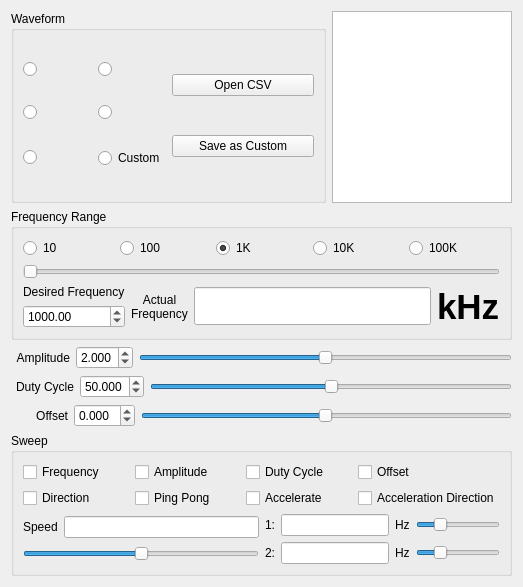
       <widget class="QWidget" name="awgTab">
        <attribute name="title">
         <string>Waveform Generator</string>
        </attribute>
        <layout class="QVBoxLayout" name="verticalLayout_71">
         <item>
          <layout class="QHBoxLayout" name="horizontalLayout_58">
           <property name="spacing">
            <number>6</number>
           </property>
           <item>
            <widget class="QGroupBox" name="groupBox_6">
             <property name="sizePolicy">
              <sizepolicy hsizetype="Fixed" vsizetype="Preferred">
               <horstretch>0</horstretch>
               <verstretch>0</verstretch>
              </sizepolicy>
             </property>
             <property name="minimumSize">
              <size>
               <width>315</width>
               <height>0</height>
              </size>
             </property>
             <property name="title">
              <string>Waveform</string>
             </property>
             <layout class="QHBoxLayout" name="horizontalLayout_44">
              <item>
               <layout class="QVBoxLayout" name="verticalLayout_58">
                <item>
                 <layout class="QHBoxLayout" name="horizontalLayout_41">
                  <item>
                   <widget class="QRadioButton" name="radioButtonSine">
                    <property name="text">
                     <string/>
                    </property>
                    <property name="icon">
                     <iconset resource="xprotolabinterface.qrc">
                      <normaloff>:/Bitmaps/Bitmaps/sine.png</normaloff>:/Bitmaps/Bitmaps/sine.png</iconset>
                    </property>
                    <property name="iconSize">
                     <size>
                      <width>32</width>
                      <height>26</height>
                     </size>
                    </property>
                   </widget>
                  </item>
                  <item>
                   <widget class="QRadioButton" name="radioButtonTriangle">
                    <property name="text">
                     <string/>
                    </property>
                    <property name="icon">
                     <iconset resource="xprotolabinterface.qrc">
                      <normaloff>:/Bitmaps/Bitmaps/triangle.png</normaloff>:/Bitmaps/Bitmaps/triangle.png</iconset>
                    </property>
                    <property name="iconSize">
                     <size>
                      <width>32</width>
                      <height>26</height>
                     </size>
                    </property>
                   </widget>
                  </item>
                 </layout>
                </item>
                <item>
                 <layout class="QHBoxLayout" name="horizontalLayout_42">
                  <item>
                   <widget class="QRadioButton" name="radioButtonSquare">
                    <property name="text">
                     <string/>
                    </property>
                    <property name="icon">
                     <iconset resource="xprotolabinterface.qrc">
                      <normaloff>:/Bitmaps/Bitmaps/square.png</normaloff>:/Bitmaps/Bitmaps/square.png</iconset>
                    </property>
                    <property name="iconSize">
                     <size>
                      <width>32</width>
                      <height>26</height>
                     </size>
                    </property>
                   </widget>
                  </item>
                  <item>
                   <widget class="QRadioButton" name="radioButtonExpo">
                    <property name="text">
                     <string/>
                    </property>
                    <property name="icon">
                     <iconset resource="xprotolabinterface.qrc">
                      <normaloff>:/Bitmaps/Bitmaps/expo.png</normaloff>:/Bitmaps/Bitmaps/expo.png</iconset>
                    </property>
                    <property name="iconSize">
                     <size>
                      <width>32</width>
                      <height>26</height>
                     </size>
                    </property>
                   </widget>
                  </item>
                 </layout>
                </item>
                <item>
                 <layout class="QHBoxLayout" name="horizontalLayout_43">
                  <item>
                   <widget class="QRadioButton" name="radioButtonNoise">
                    <property name="text">
                     <string/>
                    </property>
                    <property name="icon">
                     <iconset resource="xprotolabinterface.qrc">
                      <normaloff>:/Bitmaps/Bitmaps/noise.png</normaloff>:/Bitmaps/Bitmaps/noise.png</iconset>
                    </property>
                    <property name="iconSize">
                     <size>
                      <width>32</width>
                      <height>26</height>
                     </size>
                    </property>
                   </widget>
                  </item>
                  <item>
                   <widget class="QRadioButton" name="radioButtonCustom">
                    <property name="text">
                     <string>Custom</string>
                    </property>
                    <property name="iconSize">
                     <size>
                      <width>32</width>
                      <height>26</height>
                     </size>
                    </property>
                   </widget>
                  </item>
                 </layout>
                </item>
               </layout>
              </item>
              <item>
               <layout class="QVBoxLayout" name="verticalLayout_59">
                <item>
                 <spacer name="verticalSpacer">
                  <property name="orientation">
                   <enum>Qt::Orientation::Vertical</enum>
                  </property>
                  <property name="sizeHint" stdset="0">
                   <size>
                    <width>20</width>
                    <height>18</height>
                   </size>
                  </property>
                 </spacer>
                </item>
                <item>
                 <widget class="QPushButton" name="openCSVButton">
                  <property name="toolTip">
                   <string>Data must be integer, in the range of [-127,127]. The buffer size is 256.</string>
                  </property>
                  <property name="text">
                   <string>Open CSV</string>
                  </property>
                 </widget>
                </item>
                <item>
                 <spacer name="verticalSpacer_2">
                  <property name="orientation">
                   <enum>Qt::Orientation::Vertical</enum>
                  </property>
                  <property name="sizeHint" stdset="0">
                   <size>
                    <width>20</width>
                    <height>18</height>
                   </size>
                  </property>
                 </spacer>
                </item>
                <item>
                 <widget class="QPushButton" name="saveAWGButton">
                  <property name="sizePolicy">
                   <sizepolicy hsizetype="Minimum" vsizetype="Fixed">
                    <horstretch>0</horstretch>
                    <verstretch>0</verstretch>
                   </sizepolicy>
                  </property>
                  <property name="toolTip">
                   <string>Data will be sent to the device and saved to the EEPROM.</string>
                  </property>
                  <property name="text">
                   <string>Save as Custom</string>
                  </property>
                 </widget>
                </item>
                <item>
                 <spacer name="verticalSpacer_3">
                  <property name="orientation">
                   <enum>Qt::Orientation::Vertical</enum>
                  </property>
                  <property name="sizeHint" stdset="0">
                   <size>
                    <width>20</width>
                    <height>18</height>
                   </size>
                  </property>
                 </spacer>
                </item>
               </layout>
              </item>
             </layout>
            </widget>
           </item>
           <item>
            <widget class="QTextEdit" name="textEditCSV">
             <property name="sizePolicy">
              <sizepolicy hsizetype="Expanding" vsizetype="Expanding">
               <horstretch>0</horstretch>
               <verstretch>0</verstretch>
              </sizepolicy>
             </property>
             <property name="maximumSize">
              <size>
               <width>180</width>
               <height>16777215</height>
              </size>
             </property>
             <property name="tabStopWidth" stdset="0">
              <number>80</number>
             </property>
            </widget>
           </item>
          </layout>
         </item>
         <item>
          <widget class="QGroupBox" name="groupBox_7">
           <property name="title">
            <string>Frequency Range</string>
           </property>
           <layout class="QVBoxLayout" name="verticalLayout_3">
            <item>
             <layout class="QHBoxLayout" name="horizontalLayout_45">
              <item>
               <widget class="QRadioButton" name="radioButton10">
                <property name="text">
                 <string>10</string>
                </property>
               </widget>
              </item>
              <item>
               <widget class="QRadioButton" name="radioButton100">
                <property name="text">
                 <string>100</string>
                </property>
                <property name="checked">
                 <bool>false</bool>
                </property>
               </widget>
              </item>
              <item>
               <widget class="QRadioButton" name="radioButton1K">
                <property name="text">
                 <string>1K</string>
                </property>
                <property name="checked">
                 <bool>true</bool>
                </property>
               </widget>
              </item>
              <item>
               <widget class="QRadioButton" name="radioButton10K">
                <property name="text">
                 <string>10K</string>
                </property>
               </widget>
              </item>
              <item>
               <widget class="QRadioButton" name="radioButton100K">
                <property name="text">
                 <string>100K</string>
                </property>
               </widget>
              </item>
             </layout>
            </item>
            <item>
             <widget class="QSlider" name="frequencySlider">
              <property name="minimum">
               <number>10</number>
              </property>
              <property name="maximum">
               <number>100</number>
              </property>
              <property name="singleStep">
               <number>10</number>
              </property>
              <property name="orientation">
               <enum>Qt::Orientation::Horizontal</enum>
              </property>
              <property name="tickPosition">
               <enum>QSlider::TickPosition::NoTicks</enum>
              </property>
              <property name="tickInterval">
               <number>10</number>
              </property>
             </widget>
            </item>
            <item>
             <layout class="QHBoxLayout" name="horizontalLayout_50">
              <item>
               <layout class="QVBoxLayout" name="verticalLayout_62">
                <item>
                 <widget class="QLabel" name="label_41">
                  <property name="text">
                   <string>Desired Frequency</string>
                  </property>
                  <property name="scaledContents">
                   <bool>true</bool>
                  </property>
                  <property name="wordWrap">
                   <bool>true</bool>
                  </property>
                 </widget>
                </item>
                <item>
                 <widget class="QDoubleSpinBox" name="doubleSpinBoxDesiredFreq">
                  <property name="minimum">
                   <double>1.000000000000000</double>
                  </property>
                  <property name="maximum">
                   <double>200000.000000000000000</double>
                  </property>
                  <property name="value">
                   <double>1000.000000000000000</double>
                  </property>
                 </widget>
                </item>
               </layout>
              </item>
              <item>
               <layout class="QHBoxLayout" name="horizontalLayout_49">
                <item>
                 <widget class="QLabel" name="label_40">
                  <property name="text">
                   <string>Actual
Frequency</string>
                  </property>
                  <property name="scaledContents">
                   <bool>true</bool>
                  </property>
                  <property name="alignment">
                   <set>Qt::AlignmentFlag::AlignCenter</set>
                  </property>
                  <property name="wordWrap">
                   <bool>true</bool>
                  </property>
                 </widget>
                </item>
                <item>
                 <widget class="QLineEdit" name="actualFreqText">
                  <property name="minimumSize">
                   <size>
                    <width>0</width>
                    <height>38</height>
                   </size>
                  </property>
                  <property name="font">
                   <font>
                    <pointsize>13</pointsize>
                    <bold>true</bold>
                   </font>
                  </property>
                  <property name="readOnly">
                   <bool>true</bool>
                  </property>
                 </widget>
                </item>
                <item>
                 <widget class="QLabel" name="labelHertz">
                  <property name="font">
                   <font>
                    <pointsize>26</pointsize>
                    <bold>true</bold>
                   </font>
                  </property>
                  <property name="text">
                   <string>kHz</string>
                  </property>
                 </widget>
                </item>
               </layout>
              </item>
             </layout>
            </item>
           </layout>
          </widget>
         </item>
         <item>
          <layout class="QVBoxLayout" name="verticalLayout_61">
           <property name="spacing">
            <number>6</number>
           </property>
           <property name="leftMargin">
            <number>5</number>
           </property>
           <property name="rightMargin">
            <number>0</number>
           </property>
           <item>
            <layout class="QHBoxLayout" name="horizontalLayout_46">
             <item>
              <widget class="QLabel" name="label_42">
               <property name="minimumSize">
                <size>
                 <width>52</width>
                 <height>0</height>
                </size>
               </property>
               <property name="text">
                <string>Amplitude</string>
               </property>
               <property name="scaledContents">
                <bool>true</bool>
               </property>
               <property name="alignment">
                <set>Qt::AlignmentFlag::AlignRight|Qt::AlignmentFlag::AlignTrailing|Qt::AlignmentFlag::AlignVCenter</set>
               </property>
               <property name="wordWrap">
                <bool>true</bool>
               </property>
              </widget>
             </item>
             <item>
              <widget class="QDoubleSpinBox" name="doubleSpinBoxAmp">
               <property name="minimumSize">
                <size>
                 <width>55</width>
                 <height>0</height>
                </size>
               </property>
               <property name="decimals">
                <number>3</number>
               </property>
               <property name="maximum">
                <double>4.000000000000000</double>
               </property>
               <property name="singleStep">
                <double>0.030000000000000</double>
               </property>
               <property name="value">
                <double>2.000000000000000</double>
               </property>
              </widget>
             </item>
             <item>
              <widget class="QSlider" name="amplitudeSlider">
               <property name="maximum">
                <number>128</number>
               </property>
               <property name="singleStep">
                <number>16</number>
               </property>
               <property name="pageStep">
                <number>16</number>
               </property>
               <property name="value">
                <number>64</number>
               </property>
               <property name="orientation">
                <enum>Qt::Orientation::Horizontal</enum>
               </property>
               <property name="tickPosition">
                <enum>QSlider::TickPosition::NoTicks</enum>
               </property>
               <property name="tickInterval">
                <number>16</number>
               </property>
              </widget>
             </item>
            </layout>
           </item>
           <item>
            <layout class="QHBoxLayout" name="horizontalLayout_47">
             <item>
              <widget class="QLabel" name="label_43">
               <property name="text">
                <string>Duty Cycle</string>
               </property>
               <property name="scaledContents">
                <bool>true</bool>
               </property>
               <property name="alignment">
                <set>Qt::AlignmentFlag::AlignRight|Qt::AlignmentFlag::AlignTrailing|Qt::AlignmentFlag::AlignVCenter</set>
               </property>
              </widget>
             </item>
             <item>
              <widget class="QDoubleSpinBox" name="doubleSpinBoxDuty">
               <property name="decimals">
                <number>3</number>
               </property>
               <property name="maximum">
                <double>99.900000000000006</double>
               </property>
               <property name="singleStep">
                <double>0.400000000000000</double>
               </property>
               <property name="value">
                <double>50.000000000000000</double>
               </property>
              </widget>
             </item>
             <item>
              <widget class="QSlider" name="dutyCycleSlider">
               <property name="minimum">
                <number>1</number>
               </property>
               <property name="maximum">
                <number>255</number>
               </property>
               <property name="singleStep">
                <number>32</number>
               </property>
               <property name="pageStep">
                <number>32</number>
               </property>
               <property name="value">
                <number>128</number>
               </property>
               <property name="orientation">
                <enum>Qt::Orientation::Horizontal</enum>
               </property>
               <property name="tickInterval">
                <number>32</number>
               </property>
              </widget>
             </item>
            </layout>
           </item>
           <item>
            <layout class="QHBoxLayout" name="horizontalLayout_48">
             <item>
              <widget class="QLabel" name="label_44">
               <property name="minimumSize">
                <size>
                 <width>52</width>
                 <height>0</height>
                </size>
               </property>
               <property name="maximumSize">
                <size>
                 <width>16777215</width>
                 <height>16777215</height>
                </size>
               </property>
               <property name="text">
                <string>Offset</string>
               </property>
               <property name="scaledContents">
                <bool>true</bool>
               </property>
               <property name="alignment">
                <set>Qt::AlignmentFlag::AlignRight|Qt::AlignmentFlag::AlignTrailing|Qt::AlignmentFlag::AlignVCenter</set>
               </property>
              </widget>
             </item>
             <item>
              <widget class="QDoubleSpinBox" name="doubleSpinBoxOffset">
               <property name="minimumSize">
                <size>
                 <width>55</width>
                 <height>0</height>
                </size>
               </property>
               <property name="decimals">
                <number>3</number>
               </property>
               <property name="minimum">
                <double>-2.000000000000000</double>
               </property>
               <property name="maximum">
                <double>2.000000000000000</double>
               </property>
               <property name="singleStep">
                <double>0.015625000000000</double>
               </property>
              </widget>
             </item>
             <item>
              <widget class="QSlider" name="offsetSlider">
               <property name="minimum">
                <number>-127</number>
               </property>
               <property name="maximum">
                <number>128</number>
               </property>
               <property name="singleStep">
                <number>10</number>
               </property>
               <property name="pageStep">
                <number>10</number>
               </property>
               <property name="orientation">
                <enum>Qt::Orientation::Horizontal</enum>
               </property>
               <property name="tickInterval">
                <number>10</number>
               </property>
              </widget>
             </item>
            </layout>
           </item>
          </layout>
         </item>
         <item>
          <widget class="QGroupBox" name="groupBox_8">
           <property name="title">
            <string>Sweep</string>
           </property>
           <layout class="QVBoxLayout" name="verticalLayout_47">
            <item>
             <layout class="QHBoxLayout" name="horizontalLayout_52">
              <item>
               <layout class="QVBoxLayout" name="verticalLayout_64">
                <item>
                 <widget class="QCheckBox" name="checkBoxSweepFrequency">
                  <property name="text">
                   <string>Frequency</string>
                  </property>
                 </widget>
                </item>
                <item>
                 <widget class="QCheckBox" name="checkBoxDirection">
                  <property name="text">
                   <string>Direction</string>
                  </property>
                 </widget>
                </item>
               </layout>
              </item>
              <item>
               <layout class="QVBoxLayout" name="verticalLayout_65">
                <item>
                 <widget class="QCheckBox" name="checkBoxSweepAmplitude">
                  <property name="text">
                   <string>Amplitude</string>
                  </property>
                 </widget>
                </item>
                <item>
                 <widget class="QCheckBox" name="checkBoxPingPong">
                  <property name="text">
                   <string>Ping Pong</string>
                  </property>
                 </widget>
                </item>
               </layout>
              </item>
              <item>
               <layout class="QVBoxLayout" name="verticalLayout_66">
                <item>
                 <widget class="QCheckBox" name="checkBoxSweepDutyCycle">
                  <property name="text">
                   <string>Duty Cycle</string>
                  </property>
                 </widget>
                </item>
                <item>
                 <widget class="QCheckBox" name="checkBoxAccelerate">
                  <property name="text">
                   <string>Accelerate</string>
                  </property>
                 </widget>
                </item>
               </layout>
              </item>
              <item>
               <layout class="QVBoxLayout" name="verticalLayout_67">
                <item>
                 <widget class="QCheckBox" name="checkBoxSweepOffset">
                  <property name="text">
                   <string>Offset</string>
                  </property>
                 </widget>
                </item>
                <item>
                 <widget class="QCheckBox" name="checkBoxAccelDirection">
                  <property name="text">
                   <string>Acceleration Direction</string>
                  </property>
                 </widget>
                </item>
               </layout>
              </item>
             </layout>
            </item>
            <item>
             <layout class="QHBoxLayout" name="horizontalLayout_56">
              <item>
               <layout class="QVBoxLayout" name="verticalLayout_68">
                <item>
                 <layout class="QHBoxLayout" name="horizontalLayout_55">
                  <item>
                   <widget class="QLabel" name="label_45">
                    <property name="text">
                     <string>Speed</string>
                    </property>
                    <property name="scaledContents">
                     <bool>true</bool>
                    </property>
                    <property name="wordWrap">
                     <bool>true</bool>
                    </property>
                   </widget>
                  </item>
                  <item>
                   <widget class="QLineEdit" name="sweepSpeedText"/>
                  </item>
                 </layout>
                </item>
                <item>
                 <widget class="QSlider" name="sweepSpeedSlider">
                  <property name="toolTip">
                   <string>Sweep speed</string>
                  </property>
                  <property name="minimum">
                   <number>1</number>
                  </property>
                  <property name="maximum">
                   <number>127</number>
                  </property>
                  <property name="singleStep">
                   <number>16</number>
                  </property>
                  <property name="pageStep">
                   <number>16</number>
                  </property>
                  <property name="value">
                   <number>64</number>
                  </property>
                  <property name="orientation">
                   <enum>Qt::Orientation::Horizontal</enum>
                  </property>
                  <property name="tickPosition">
                   <enum>QSlider::TickPosition::NoTicks</enum>
                  </property>
                  <property name="tickInterval">
                   <number>16</number>
                  </property>
                 </widget>
                </item>
               </layout>
              </item>
              <item>
               <layout class="QVBoxLayout" name="verticalLayout_69">
                <item>
                 <layout class="QHBoxLayout" name="horizontalLayout_53">
                  <item>
                   <widget class="QLabel" name="label_46">
                    <property name="text">
                     <string>1:</string>
                    </property>
                   </widget>
                  </item>
                  <item>
                   <widget class="QLineEdit" name="startFreqText"/>
                  </item>
                  <item>
                   <widget class="QLabel" name="labelUnitStart">
                    <property name="text">
                     <string>Hz</string>
                    </property>
                   </widget>
                  </item>
                  <item>
                   <widget class="QSlider" name="sweepStartFreqSlider">
                    <property name="toolTip">
                     <string>Sweep start frequency</string>
                    </property>
                    <property name="maximum">
                     <number>255</number>
                    </property>
                    <property name="singleStep">
                     <number>16</number>
                    </property>
                    <property name="pageStep">
                     <number>16</number>
                    </property>
                    <property name="value">
                     <number>64</number>
                    </property>
                    <property name="orientation">
                     <enum>Qt::Orientation::Horizontal</enum>
                    </property>
                    <property name="tickPosition">
                     <enum>QSlider::TickPosition::NoTicks</enum>
                    </property>
                    <property name="tickInterval">
                     <number>16</number>
                    </property>
                   </widget>
                  </item>
                 </layout>
                </item>
                <item>
                 <layout class="QHBoxLayout" name="horizontalLayout_54">
                  <item>
                   <widget class="QLabel" name="label_47">
                    <property name="text">
                     <string>2:</string>
                    </property>
                   </widget>
                  </item>
                  <item>
                   <widget class="QLineEdit" name="endFreqText"/>
                  </item>
                  <item>
                   <widget class="QLabel" name="labelUnitEnd">
                    <property name="text">
                     <string>Hz</string>
                    </property>
                   </widget>
                  </item>
                  <item>
                   <widget class="QSlider" name="sweepEndFreqSlider">
                    <property name="toolTip">
                     <string>Sweep end frequency</string>
                    </property>
                    <property name="maximum">
                     <number>255</number>
                    </property>
                    <property name="singleStep">
                     <number>16</number>
                    </property>
                    <property name="pageStep">
                     <number>16</number>
                    </property>
                    <property name="value">
                     <number>64</number>
                    </property>
                    <property name="orientation">
                     <enum>Qt::Orientation::Horizontal</enum>
                    </property>
                    <property name="tickInterval">
                     <number>16</number>
                    </property>
                   </widget>
                  </item>
                 </layout>
                </item>
               </layout>
              </item>
             </layout>
            </item>
           </layout>
          </widget>
         </item>
        </layout>
       </widget>
